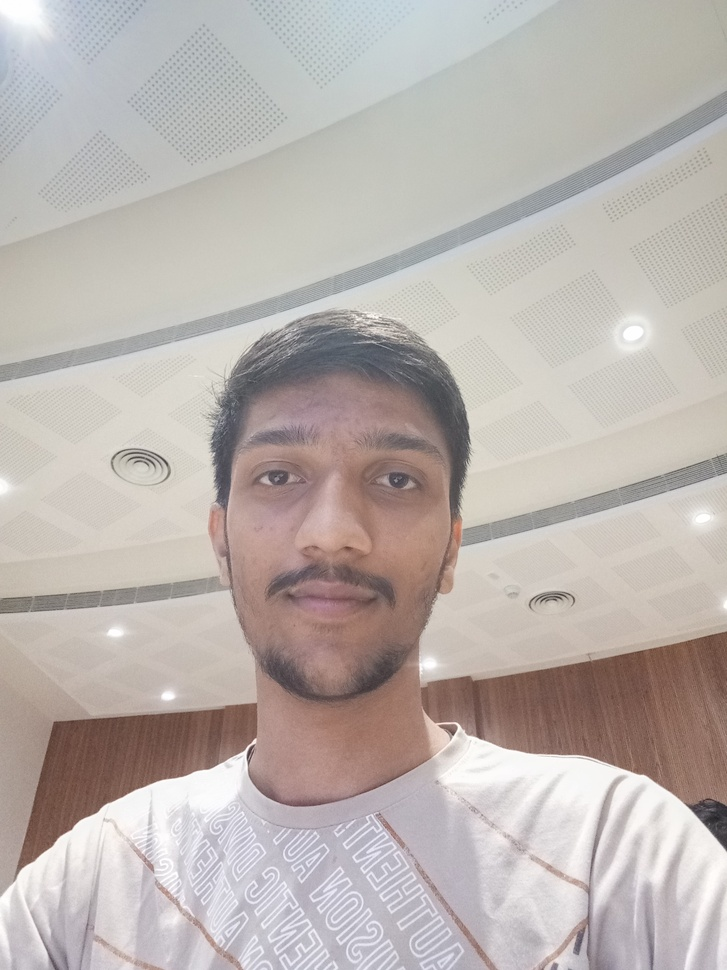
#> input picture labs/lab9/IMG_20260923_172509.jpg, 727 x 970 px, shrunk from 2448 x 3264 before the run
$ python q5.py
#> lines starting #> are read from the running program, lines starting #| are printed output that depends on the picture; after the words box and inside, x2 and y2 are one past the last pixel; in counts of white or black regions, pixels touching at a corner belong together
#Code by Mudit
#Date: 23/09/2026
from PIL import Image
import numpy as np
import matplotlib.pyplot as plt
import subprocess

T = 128  # Same threshold used in Q5

image = Image.open("IMG_20260923_172509.jpg").convert("RGB")  # Opens the colourful image
#> image is the input picture: PIL image 727x970 RGB; mean R, G, B 187.1, 179, 174.9
a = np.array(image)  # Converts image to a NumPy array

# Converts RGB image into grayscale
gray = 0.299 * a[:, :, 0] + 0.587 * a[:, :, 1] + 0.114 * a[:, :, 2]
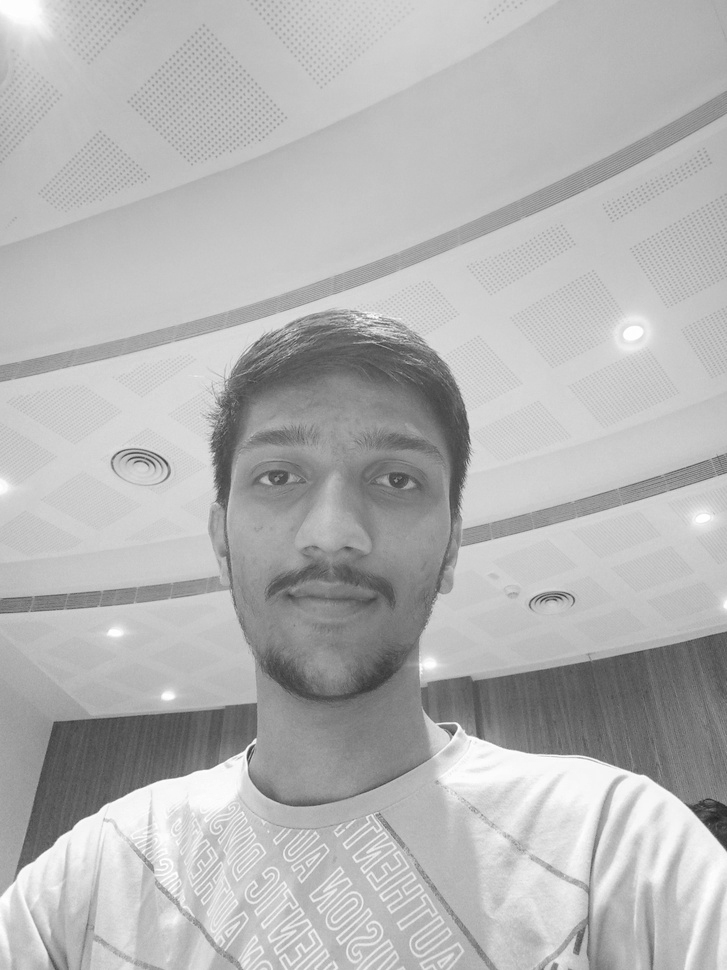
#> gray: shape (970, 727) float64; min 30.17, max 255, mean 181

# Applies the threshold to create black-and-white image
black_white = np.where(gray >= T, 255, 0)
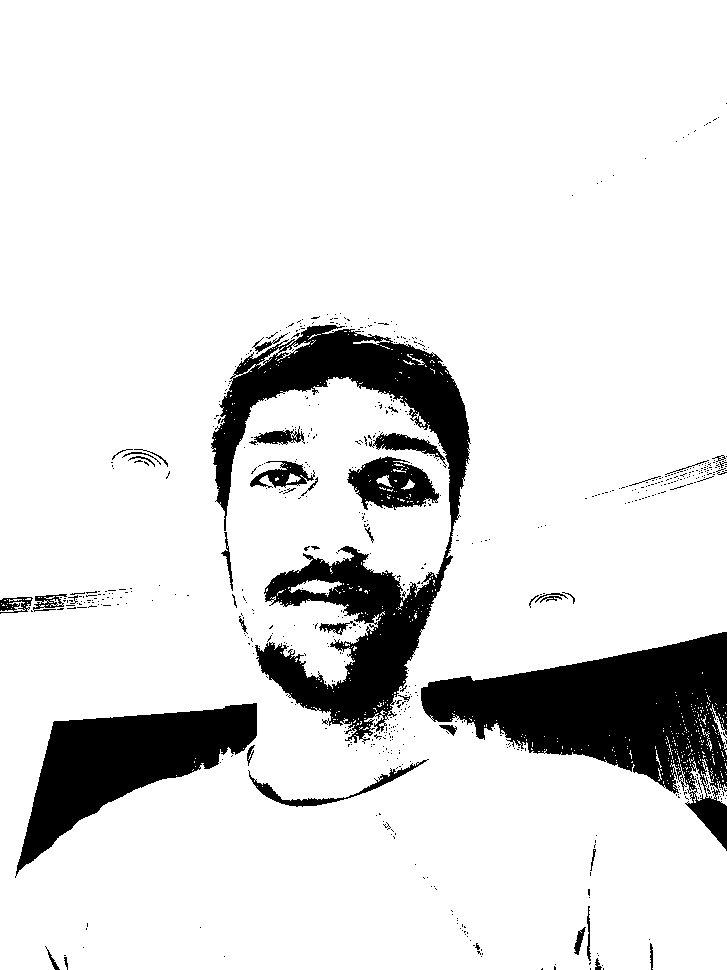
#> black_white: shape (970, 727) int64; 87.6% white; 655 black regions (612 under 20 px), largest, box (x1, y1, x2, y2) and area: (211, 325, 471, 744) 31569, (421, 632, 727, 851) 28652, (15, 703, 257, 878) 17062

# Creates two images side by side
plt.figure(figsize=(12, 6))

plt.subplot(1, 2, 1)
plt.imshow(gray, cmap="gray", vmin=0, vmax=255)
plt.title("Grayscale Image")
plt.axis("off")

plt.subplot(1, 2, 2)
plt.imshow(black_white, cmap="gray", vmin=0, vmax=255)
plt.title("Black & White Image (T = 128)")
plt.axis("off")

plt.tight_layout()

output = "comparison.png"
plt.savefig(output, bbox_inches="tight")
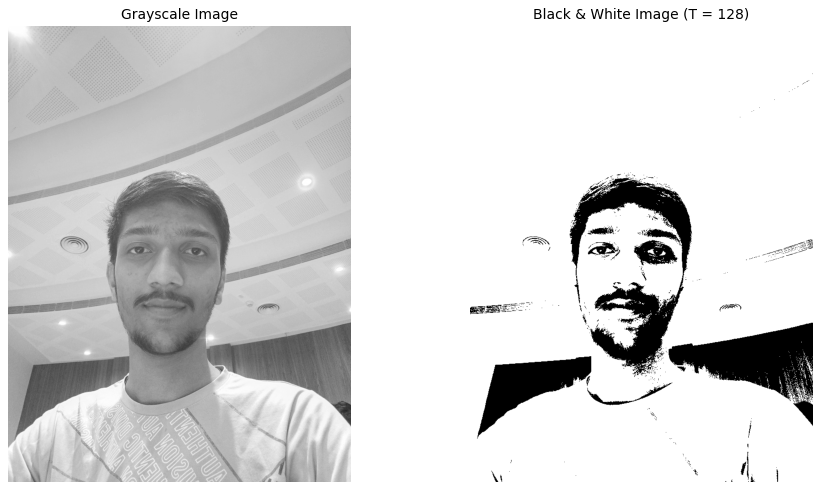
#> figure drawn by matplotlib, 2 panels
plt.close()

# Opens the output image directly
subprocess.run(["termux-open", output])
#> (this line was passed over: subprocess is not available in this run)
